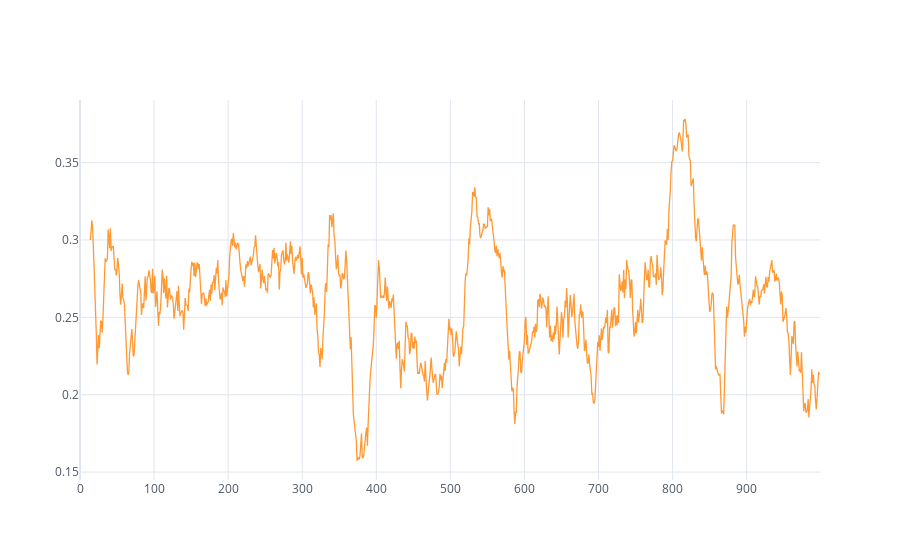

The notebook cell this image was saved under:
### Code cell
pd.Series(iris_results['models']['h1'].loss).rolling(15).mean().iplot()

### Figure 1 — Plotly figure (JSON) as saved in the notebook; plotly's stock layout.template omitted (floating-point values rounded to 4 significant figures; data arrays with more than 128 entries replaced by an {"elided": "..."} marker saying what was removed)
{"data": [{"line": {"color": "rgba(255, 153, 51, 1.0)", "dash": "solid", "shape": "linear", "width": 1.3}, "mode": "lines", "name": "None", "text": "", "type": "scatter", "x": {"elided": "1000 int values"}, "y": {"elided": "1000 mixed values"}}], "layout": {"legend": {"bgcolor": "#FFFFFF", "font": {"color": "#4D5663"}}, "paper_bgcolor": "#FFFFFF", "plot_bgcolor": "#FFFFFF", "title": {"font": {"color": "#4D5663"}}, "xaxis": {"gridcolor": "#E1E5ED", "showgrid": true, "tickfont": {"color": "#4D5663"}, "title": {"font": {"color": "#4D5663"}, "text": ""}, "zerolinecolor": "#E1E5ED"}, "yaxis": {"gridcolor": "#E1E5ED", "showgrid": true, "tickfont": {"color": "#4D5663"}, "title": {"font": {"color": "#4D5663"}, "text": ""}, "zerolinecolor": "#E1E5ED"}}}
